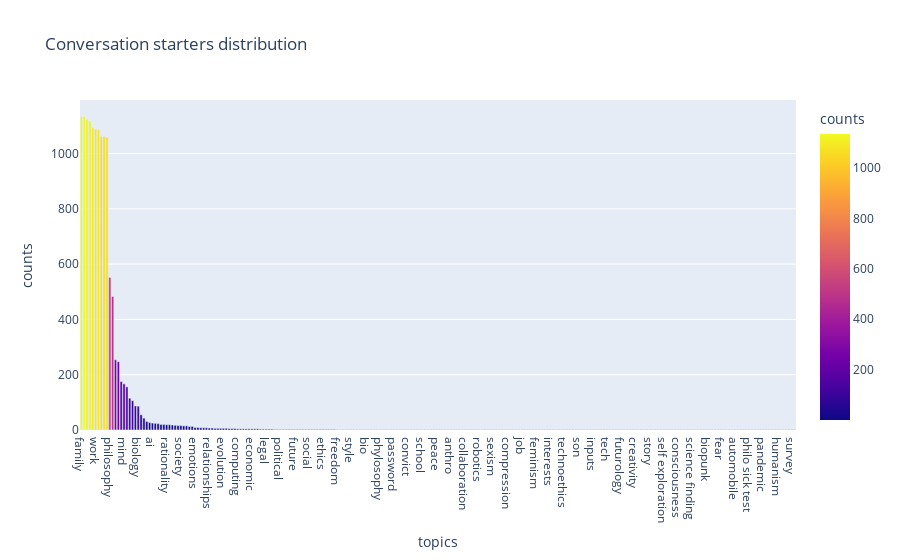

The code cell stored with this chart in its notebook:
### Code cell
new_df = pd.Series([item for sublist in df.topics for item in sublist]).value_counts().rename_axis('topics').reset_index(name='counts')
fig = px.bar(new_df, x="topics", y="counts", color="counts", title="Conversation starters distribution")
fig.show()

### Figure 1 — Plotly figure (JSON) as saved in the notebook; plotly's stock layout.template omitted (floating-point values rounded to 4 significant figures; data arrays with more than 128 entries replaced by an {"elided": "..."} marker saying what was removed)
{"data": [{"alignmentgroup": "True", "hovertemplate": "topics=%{x}<br>counts=%{marker.color}<extra></extra>", "legendgroup": "", "marker": {"color": {"elided": "252 int values"}, "coloraxis": "coloraxis", "pattern": {"shape": ""}}, "name": "", "offsetgroup": "", "orientation": "v", "showlegend": false, "textposition": "auto", "type": "bar", "x": {"elided": "252 str values"}, "xaxis": "x", "y": {"elided": "252 int values"}, "yaxis": "y"}], "layout": {"barmode": "relative", "coloraxis": {"colorbar": {"title": {"text": "counts"}}, "colorscale": [[0, "#0d0887"], [0.1111, "#46039f"], [0.2222, "#7201a8"], [0.3333, "#9c179e"], [0.4444, "#bd3786"], [0.5556, "#d8576b"], [0.6667, "#ed7953"], [0.7778, "#fb9f3a"], [0.8889, "#fdca26"], [1, "#f0f921"]]}, "legend": {"tracegroupgap": 0}, "title": {"text": "Conversation starters distribution"}, "xaxis": {"anchor": "y", "domain": [0, 1], "title": {"text": "topics"}}, "yaxis": {"anchor": "x", "domain": [0, 1], "title": {"text": "counts"}}}}
